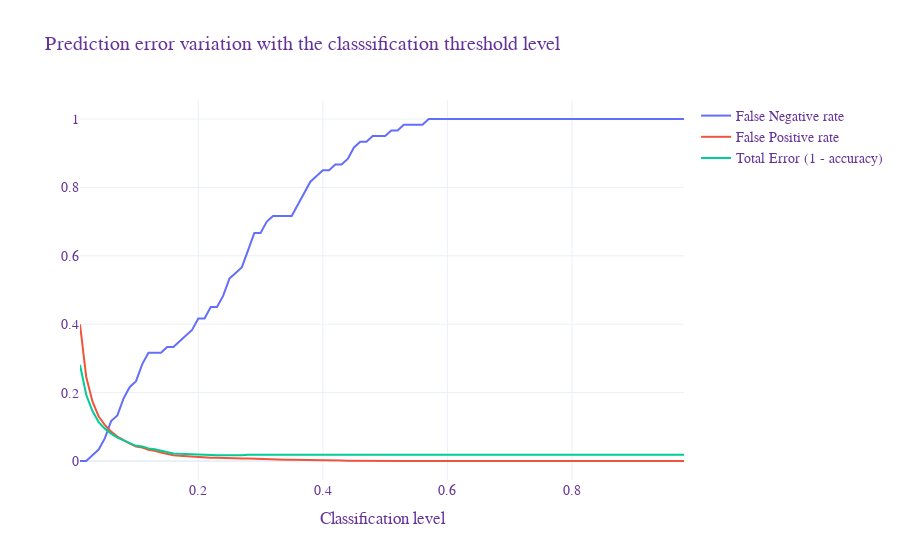
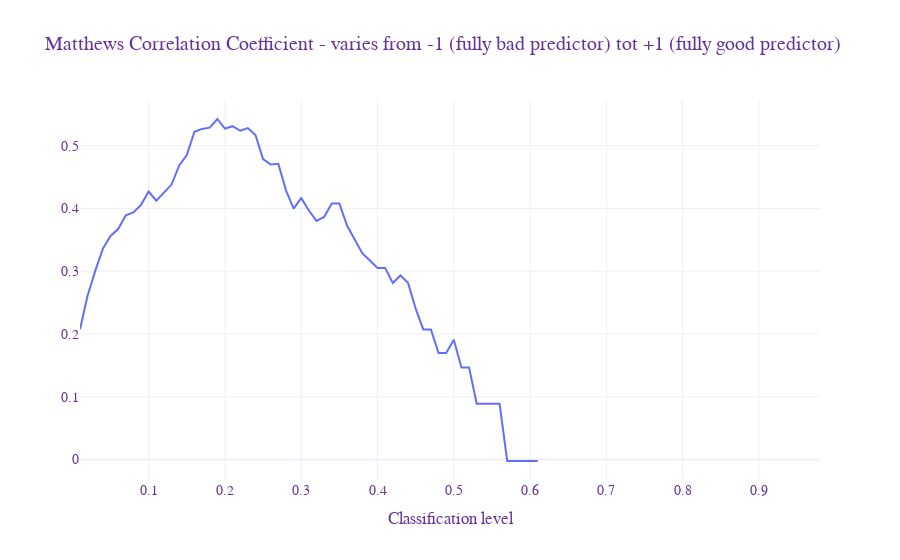

The cell these charts' notebook holds for them, in order:
### Code cell
# Optimal classification probability threshold based on OOB
idx=0

start=1
end=99
step=1

FNR = [None] * round(end/step)
FPR = [None] * round(end/step)
tot_err = [None] * round(end/step)
MattCorr = [None] * round(end/step)
thresh = [None] * round(end/step)

rf_class = RandomForestClassifier(
                n_estimators=500, criterion="gini", oob_score=True,
                min_samples_leaf=1, max_features= "sqrt", bootstrap=True, 
                random_state=42)

modelCla_iter2 = make_pipeline(feature_trans, rf_class)
modelCla_iter2.fit(X_train, y_train)

for prob_thre in range(start,end,step):
    thresh[idx] = prob_thre/100
    
    y_pred_iter2 = (modelCla_iter2.predict_proba(X_test)[:,1] >= prob_thre/100).astype(bool)

    cm = confusion_matrix(y_test, y_pred_iter2)
    tp = cm[1,1]
    tn = cm[0,0]
    fn = cm[1,0]
    fp = cm[0,1]
    
    FNR[idx] = fn/(fn+tp)
    FPR[idx] = fp/(fn+tn)
    tot_err[idx] = 1 - (tp+tn)/(tp+tn+fp+fn)
    MattCorr[idx] = (tp*tn-fp*fn)/np.sqrt((tp+fp)*(tp+fn)*(tn+fp)*(tn+fn)) # per valori di alfa alti può non esistere perchè FNR=1
    #print(np.sqrt((tp+fp)*(tp+fn)*(tn+fp)*(tn+fn)))
    #print(cm), print(fn), print(fp), print(tot_err)
    idx+=1
    
# Plot graph
# FPR, FNR and Total error varying the threshold
fig = go.Figure()
fig.add_trace(go.Scatter(x=thresh,y=FNR, name="False Negative rate"))
fig.add_trace(go.Scatter(x=thresh,y=FPR, name="False Positive rate"))
fig.add_trace(go.Scatter(x=thresh,y=tot_err, name="Total Error (1 - accuracy)"))
fig.update_layout(title="Prediction error variation with the classsification threshold level",
                  xaxis_title="Classification level",
                  font=dict(family="Times New Roman, monospace",size=14,color="RebeccaPurple"),
                  template="plotly_white")
fig.show()

# Matthews Correlation Coefficient varying the threshold
fig = go.Figure()
fig.add_trace(go.Scatter(x=thresh,y=MattCorr))
fig.update_layout(title="Matthews Correlation Coefficient - varies from -1 (fully bad predictor) tot +1 (fully good predictor)",
                  xaxis_title="Classification level",
                  font=dict(family="Times New Roman, monospace",size=14,color="RebeccaPurple"),
                  template="plotly_white")
fig.show()

### Figure 1 — Plotly figure (JSON) as saved in the notebook; plotly's stock layout.template omitted (floating-point values rounded to 4 significant figures)
{"data": [{"name": "False Negative rate", "type": "scatter", "x": [0.01, 0.02, 0.03, 0.04, 0.05, 0.06, 0.07, 0.08, 0.09, 0.1, 0.11, 0.12, 0.13, 0.14, 0.15, 0.16, 0.17, 0.18, 0.19, 0.2, 0.21, 0.22, 0.23, 0.24, 0.25, 0.26, 0.27, 0.28, 0.29, 0.3, 0.31, 0.32, 0.33, 0.34, 0.35, 0.36, 0.37, 0.38, 0.39, 0.4, 0.41, 0.42, 0.43, 0.44, 0.45, 0.46, 0.47, 0.48, 0.49, 0.5, 0.51, 0.52, 0.53, 0.54, 0.55, 0.56, 0.57, 0.58, 0.59, 0.6, 0.61, 0.62, 0.63, 0.64, 0.65, 0.66, 0.67, 0.68, 0.69, 0.7, 0.71, 0.72, 0.73, 0.74, 0.75, 0.76, 0.77, 0.78, 0.79, 0.8, 0.81, 0.82, 0.83, 0.84, 0.85, 0.86, 0.87, 0.88, 0.89, 0.9, 0.91, 0.92, 0.93, 0.94, 0.95, 0.96, 0.97, 0.98, null], "y": [0, 0, 0.01667, 0.03333, 0.06667, 0.1167, 0.1333, 0.1833, 0.2167, 0.2333, 0.2833, 0.3167, 0.3167, 0.3167, 0.3333, 0.3333, 0.35, 0.3667, 0.3833, 0.4167, 0.4167, 0.45, 0.45, 0.4833, 0.5333, 0.55, 0.5667, 0.6167, 0.6667, 0.6667, 0.7, 0.7167, 0.7167, 0.7167, 0.7167, 0.75, 0.7833, 0.8167, 0.8333, 0.85, 0.85, 0.8667, 0.8667, 0.8833, 0.9167, 0.9333, 0.9333, 0.95, 0.95, 0.95, 0.9667, 0.9667, 0.9833, 0.9833, 0.9833, 0.9833, 1, 1, 1, 1, 1, 1, 1, 1, 1, 1, 1, 1, 1, 1, 1, 1, 1, 1, 1, 1, 1, 1, 1, 1, 1, 1, 1, 1, 1, 1, 1, 1, 1, 1, 1, 1, 1, 1, 1, 1, 1, 1, null]}, {"name": "False Positive rate", "type": "scatter", "x": [0.01, 0.02, 0.03, 0.04, 0.05, 0.06, 0.07, 0.08, 0.09, 0.1, 0.11, 0.12, 0.13, 0.14, 0.15, 0.16, 0.17, 0.18, 0.19, 0.2, 0.21, 0.22, 0.23, 0.24, 0.25, 0.26, 0.27, 0.28, 0.29, 0.3, 0.31, 0.32, 0.33, 0.34, 0.35, 0.36, 0.37, 0.38, 0.39, 0.4, 0.41, 0.42, 0.43, 0.44, 0.45, 0.46, 0.47, 0.48, 0.49, 0.5, 0.51, 0.52, 0.53, 0.54, 0.55, 0.56, 0.57, 0.58, 0.59, 0.6, 0.61, 0.62, 0.63, 0.64, 0.65, 0.66, 0.67, 0.68, 0.69, 0.7, 0.71, 0.72, 0.73, 0.74, 0.75, 0.76, 0.77, 0.78, 0.79, 0.8, 0.81, 0.82, 0.83, 0.84, 0.85, 0.86, 0.87, 0.88, 0.89, 0.9, 0.91, 0.92, 0.93, 0.94, 0.95, 0.96, 0.97, 0.98, null], "y": [0.3998, 0.2457, 0.1741, 0.1302, 0.105, 0.08582, 0.07159, 0.06044, 0.0509, 0.04254, 0.03953, 0.03265, 0.03007, 0.02493, 0.0211, 0.01669, 0.01511, 0.01386, 0.01167, 0.01105, 0.01074, 0.009492, 0.009183, 0.008252, 0.008244, 0.007934, 0.00701, 0.007004, 0.006079, 0.005162, 0.00455, 0.004548, 0.004244, 0.003331, 0.003331, 0.003329, 0.002721, 0.002114, 0.001811, 0.001508, 0.001508, 0.001507, 0.001206, 0.0009036, 0.0006019, 0.0006017, 0.0006017, 0.0006015, 0.0006015, 0.0003007, 0.0003006, 0.0003006, 0.0003005, 0.0003005, 0.0003005, 0.0003005, 0.0003004, 0.0003004, 0.0003004, 0.0003004, 0.0003004, 0, 0, 0, 0, 0, 0, 0, 0, 0, 0, 0, 0, 0, 0, 0, 0, 0, 0, 0, 0, 0, 0, 0, 0, 0, 0, 0, 0, 0, 0, 0, 0, 0, 0, 0, 0, 0, null]}, {"name": "Total Error (1 - accuracy)", "type": "scatter", "x": [0.01, 0.02, 0.03, 0.04, 0.05, 0.06, 0.07, 0.08, 0.09, 0.1, 0.11, 0.12, 0.13, 0.14, 0.15, 0.16, 0.17, 0.18, 0.19, 0.2, 0.21, 0.22, 0.23, 0.24, 0.25, 0.26, 0.27, 0.28, 0.29, 0.3, 0.31, 0.32, 0.33, 0.34, 0.35, 0.36, 0.37, 0.38, 0.39, 0.4, 0.41, 0.42, 0.43, 0.44, 0.45, 0.46, 0.47, 0.48, 0.49, 0.5, 0.51, 0.52, 0.53, 0.54, 0.55, 0.56, 0.57, 0.58, 0.59, 0.6, 0.61, 0.62, 0.63, 0.64, 0.65, 0.66, 0.67, 0.68, 0.69, 0.7, 0.71, 0.72, 0.73, 0.74, 0.75, 0.76, 0.77, 0.78, 0.79, 0.8, 0.81, 0.82, 0.83, 0.84, 0.85, 0.86, 0.87, 0.88, 0.89, 0.9, 0.91, 0.92, 0.93, 0.94, 0.95, 0.96, 0.97, 0.98, null], "y": [0.2805, 0.1937, 0.1459, 0.1138, 0.09459, 0.07988, 0.06817, 0.05946, 0.05165, 0.04444, 0.04264, 0.03694, 0.03453, 0.02973, 0.02643, 0.02222, 0.02102, 0.02012, 0.01832, 0.01832, 0.01802, 0.01742, 0.01712, 0.01682, 0.01772, 0.01772, 0.01712, 0.01802, 0.01802, 0.01712, 0.01712, 0.01742, 0.01712, 0.01622, 0.01622, 0.01682, 0.01682, 0.01682, 0.01682, 0.01682, 0.01682, 0.01712, 0.01682, 0.01682, 0.01712, 0.01742, 0.01742, 0.01772, 0.01772, 0.01742, 0.01772, 0.01772, 0.01802, 0.01802, 0.01802, 0.01802, 0.01832, 0.01832, 0.01832, 0.01832, 0.01832, 0.01802, 0.01802, 0.01802, 0.01802, 0.01802, 0.01802, 0.01802, 0.01802, 0.01802, 0.01802, 0.01802, 0.01802, 0.01802, 0.01802, 0.01802, 0.01802, 0.01802, 0.01802, 0.01802, 0.01802, 0.01802, 0.01802, 0.01802, 0.01802, 0.01802, 0.01802, 0.01802, 0.01802, 0.01802, 0.01802, 0.01802, 0.01802, 0.01802, 0.01802, 0.01802, 0.01802, 0.01802, null]}], "layout": {"autosize": true, "font": {"color": "RebeccaPurple", "family": "Times New Roman, monospace", "size": 14}, "title": {"text": "Prediction error variation with the classsification threshold level"}, "xaxis": {"autorange": true, "range": [0.01, 0.98], "title": {"text": "Classification level"}, "type": "linear"}, "yaxis": {"autorange": true, "range": [-0.05556, 1.056], "type": "linear"}}}

### Figure 2 — Plotly figure (JSON) as saved in the notebook; plotly's stock layout.template omitted (floating-point values rounded to 4 significant figures)
{"data": [{"type": "scatter", "x": [0.01, 0.02, 0.03, 0.04, 0.05, 0.06, 0.07, 0.08, 0.09, 0.1, 0.11, 0.12, 0.13, 0.14, 0.15, 0.16, 0.17, 0.18, 0.19, 0.2, 0.21, 0.22, 0.23, 0.24, 0.25, 0.26, 0.27, 0.28, 0.29, 0.3, 0.31, 0.32, 0.33, 0.34, 0.35, 0.36, 0.37, 0.38, 0.39, 0.4, 0.41, 0.42, 0.43, 0.44, 0.45, 0.46, 0.47, 0.48, 0.49, 0.5, 0.51, 0.52, 0.53, 0.54, 0.55, 0.56, 0.57, 0.58, 0.59, 0.6, 0.61, 0.62, 0.63, 0.64, 0.65, 0.66, 0.67, 0.68, 0.69, 0.7, 0.71, 0.72, 0.73, 0.74, 0.75, 0.76, 0.77, 0.78, 0.79, 0.8, 0.81, 0.82, 0.83, 0.84, 0.85, 0.86, 0.87, 0.88, 0.89, 0.9, 0.91, 0.92, 0.93, 0.94, 0.95, 0.96, 0.97, 0.98, null], "y": [0.2077, 0.2614, 0.3004, 0.336, 0.3561, 0.3671, 0.389, 0.3937, 0.4057, 0.4269, 0.4123, 0.4247, 0.438, 0.4684, 0.485, 0.5222, 0.5266, 0.5286, 0.5424, 0.527, 0.531, 0.5237, 0.528, 0.5169, 0.4784, 0.4698, 0.4709, 0.4288, 0.3995, 0.4164, 0.3967, 0.3801, 0.3865, 0.4078, 0.4078, 0.3727, 0.3512, 0.3287, 0.3171, 0.3052, 0.3052, 0.2811, 0.2933, 0.2814, 0.2402, 0.2072, 0.2072, 0.1697, 0.1697, 0.1908, 0.1464, 0.1464, 0.08883, 0.08883, 0.08883, 0.08883, -0.002348, -0.002348, -0.002348, -0.002348, -0.002348, null, null, null, null, null, null, null, null, null, null, null, null, null, null, null, null, null, null, null, null, null, null, null, null, null, null, null, null, null, null, null, null, null, null, null, null, null, null]}], "layout": {"autosize": true, "font": {"color": "RebeccaPurple", "family": "Times New Roman, monospace", "size": 14}, "title": {"text": "Matthews Correlation Coefficient - varies from -1 (fully bad predictor) tot +1 (fully good predictor)"}, "xaxis": {"autorange": true, "range": [0.01, 0.98], "title": {"text": "Classification level"}, "type": "linear"}, "yaxis": {"autorange": true, "range": [-0.03261, 0.5727], "type": "linear"}}}
